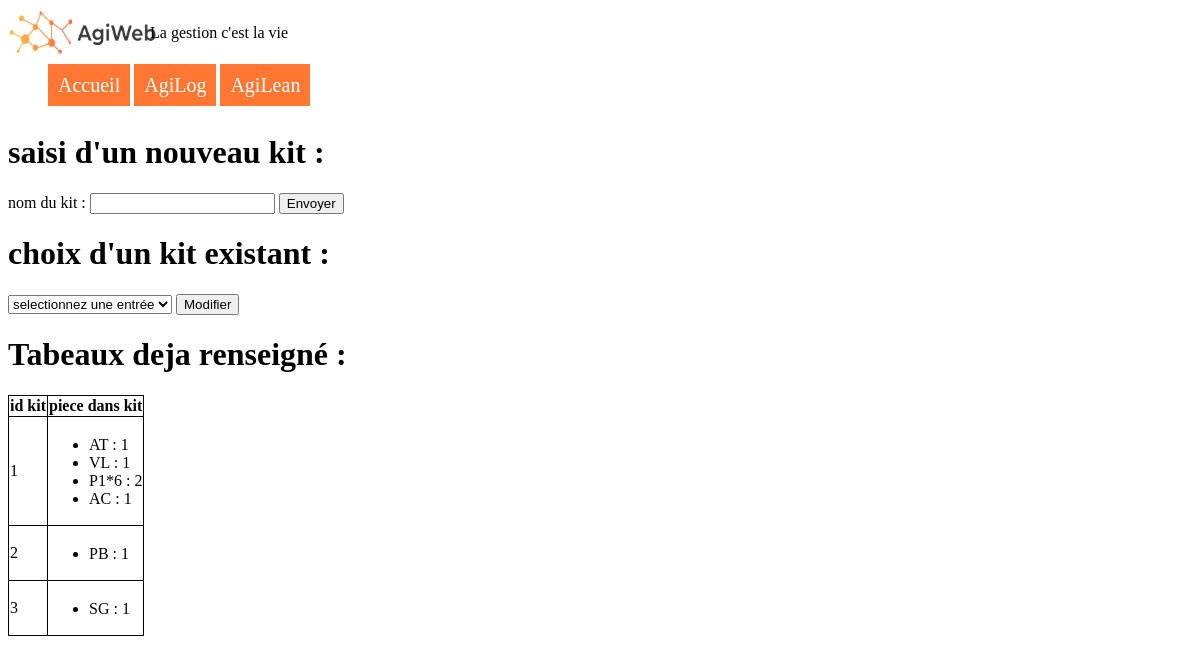
Before: /Agilog/Initialisation/Code_kit with the older database file.
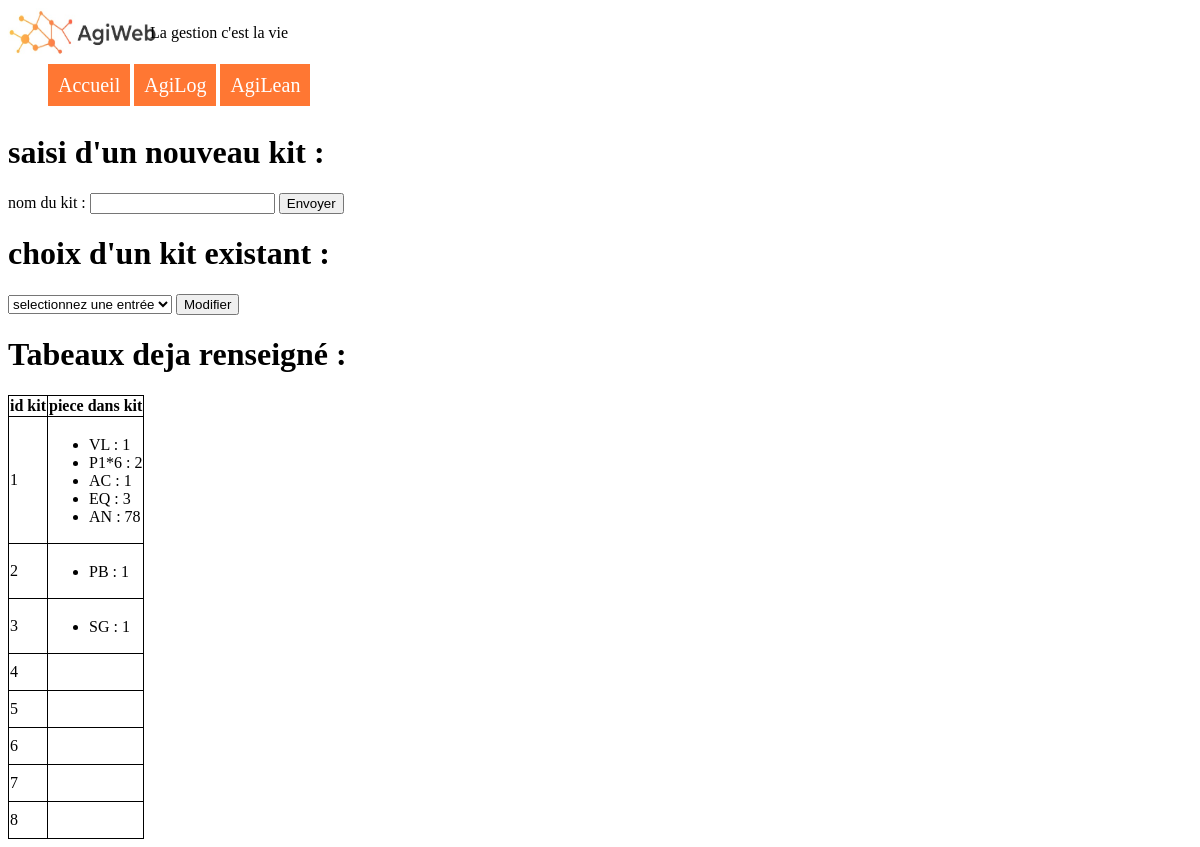
After: the same page with the newer database file.
### tables this page shows
CREATE TABLE "kit" (
	"id"	INTEGER NOT NULL,
	"nom_kit"	TEXT,
	"stock_alean"	INTEGER,
	PRIMARY KEY("id")
);

CREATE TABLE "compo_kit" (
	"kit"	INTEGER NOT NULL,
	"piece"	TEXT NOT NULL,
	"quantite"	INTEGER NOT NULL
);

### run.py (the view)
@app.route('/Agilog/Initialisation/Code_kit', methods=['GET', 'POST'])
def code_kit():
    contenu=""
    kit= recupere_interraction(1,contenu)
    con = lite.connect(cheminbdd)
    con.row_factory = lite.Row
    cur=con.cursor()
    cur.execute("SELECT nom_kit FROM kit;")
    base=cur.fetchall()#variable pour le menu déroulant
    cur.execute("SELECT id FROM kit;")
    id=cur.fetchall()
    dico_kit=[]
    for base in id :
        cur.execute('SELECT piece, quantite FROM compo_kit WHERE kit=?;',[base[0]])
        dico_kit.append(cur.fetchall())#dico_kit est une liste de dictionnaire ou chaque dictionnaire est un kit
    cur.execute("SELECT nom_kit FROM kit;")
    base=cur.fetchall()
    cur.close()
    return(render_template("Code_kit_init.html", msg="" ,tab_piece=dico_kit ,liste_kit=base ,liste_id=id ))

### fonctions_logiques.py (called while the page is built)
def recupere_interraction(n,contenu):
    L=[]
    for i in range(n):
        nom=str(request.args.get('nom_kit'+str(i),''))
        L.append(nom)
    return(L)

### Templates/Code_kit_init.html (shortened to what this page needs)
<html lang="en" dir="ltr">
{%include 'head.html'%}
  <body>
    {%include 'navbar.html'%}
    <h1>saisi d'un nouveau kit :</h1>
    <form method='post' action='{{url_for('modif_kit')}}'>
      <label for="nom_kit1"> nom du kit : </label><input type='str' name='nom_kit_a_modif' value='' />
      <input type='submit' value='Envoyer'/>
    </form>
    <h1>choix d'un kit existant :</h1>
    <form action="{{url_for('modif_kit')}}" method="post">
      <select name="nom_kit_a_modif">
        <option value="vierge">selectionnez une entrée</option>
      </select>
      <input type="submit" value="Modifier">
    </form>
    <h1>Tabeaux deja renseigné :</h1>
    <table>
      <tr>
        <th>id kit</th>
        <th>piece dans kit</th>
      </tr>
      {%for kit in liste_id%}
      <tr>
        <td>{{kit[0]}}</td>
        <td>
          <ul>
            {%for piece in tab_piece[loop.index0]%}
            <li>{{piece['piece']}} : {{piece['quantite'] }} </li>
            {%endfor%}
          </ul>
        </td>
      </tr>
      {%endfor%}
    </table>
  </body>
</html>

### Templates/head.html (shortened to what this page needs)
<head>
  <link rel="stylesheet" type="text/css" href="{{url_for("static", filename="accueil.css")}}">
</head>

### Templates/navbar.html
<header>
  <div id="content">
    <div id="photo">
      <img class="logo" src="{{url_for("static",filename="logo.jpg")}}" alt="description" />
    </div>
    <div id="proverbe">
      <p> La gestion c'est la vie </p>
    </div>
  </div>
</header>
<div id="extending-nav">
  <div class="leftbox">
    <nav class="menu-nav">
      <ul>
        <li class="bouton">
          <a href="{{url_for('index')}}"> Accueil </a>
        </li>
        <li class="bouton">
          <a href="{{url_for('agilog')}}" rel="nofollow">
          AgiLog </a>
        </li>
        <li class="bouton">
          <a href="{{url_for('agilean')}}" rel="nofollow">
          AgiLean </a>
        </li>
      </ul>
    </nav>
  </div>
</div>

### Static/accueil.css (style rules this page uses)
.logo { width:150px ; height:50px ; float : left ; }
table { border-collapse: collapse; }
td,th { border-style: solid; border: 1px, solid black; }
div#content div { display :inline-block; width: 12%; }
div#content div#photo { float:left; }
div#content div#proverbe { vertical-align: top; }
nav.menu-nav ul li.bouton { list-style-type: none; display :inline-block; }
nav.menu-nav ul li.bouton a { color:white; background-color:FF7733; text-decoration: none; padding:10px; font-size:20px; }
div#extending-nav div { display :inline-block; }
div#extending-nav .leftbox { margin-right: 100px; }
td,th { border: 1px solid black; }

Changed rows visible on the page:
removed compo_kit: piece "AT", quantite "1", shown under kit id 1
added compo_kit: piece "EQ", quantite "3", shown under kit id 1
added compo_kit: piece "AN", quantite "78", shown under kit id 1
added kit: id "4"
added kit: id "5"
added kit: id "6"
added kit: id "7"
added kit: id "8"
